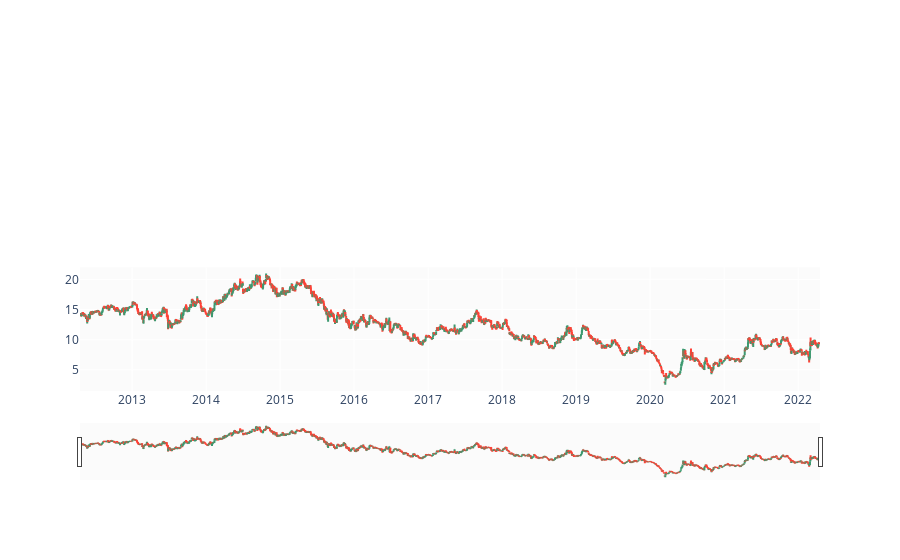

Notebook cell for this chart:
### Markdown cell above
### OHLC Chart

### Code cell
fig = make_subplots(rows=2, cols=1)

fig.add_trace(go.Ohlc(x=df.Data,
                     open=df.Otwarcie,
                     high=df.Maks,
                     low=df.Min,
                     close=df.Zamknięcie,
                     name='Price'), row=2, col=1)
fig.update(layout_xaxis_rangeslider_visible=False)
fig.show()

### Figure 1 — Plotly figure (JSON) as saved in the notebook; plotly's stock layout.template omitted (floating-point values rounded to 4 significant figures; data arrays with more than 128 entries replaced by an {"elided": "..."} marker saying what was removed)
{"data": [{"close": {"elided": "2506 float values"}, "high": {"elided": "2506 float values"}, "low": {"elided": "2506 float values"}, "name": "Price", "open": {"elided": "2506 float values"}, "type": "ohlc", "x": {"elided": "2506 str values"}, "xaxis": "x2", "yaxis": "y2"}], "layout": {"xaxis": {"anchor": "y", "domain": [0, 1], "rangeslider": {"visible": false}}, "xaxis2": {"anchor": "y2", "domain": [0, 1]}, "yaxis": {"anchor": "x", "domain": [0.575, 1]}, "yaxis2": {"anchor": "x2", "domain": [0, 0.425]}}}
